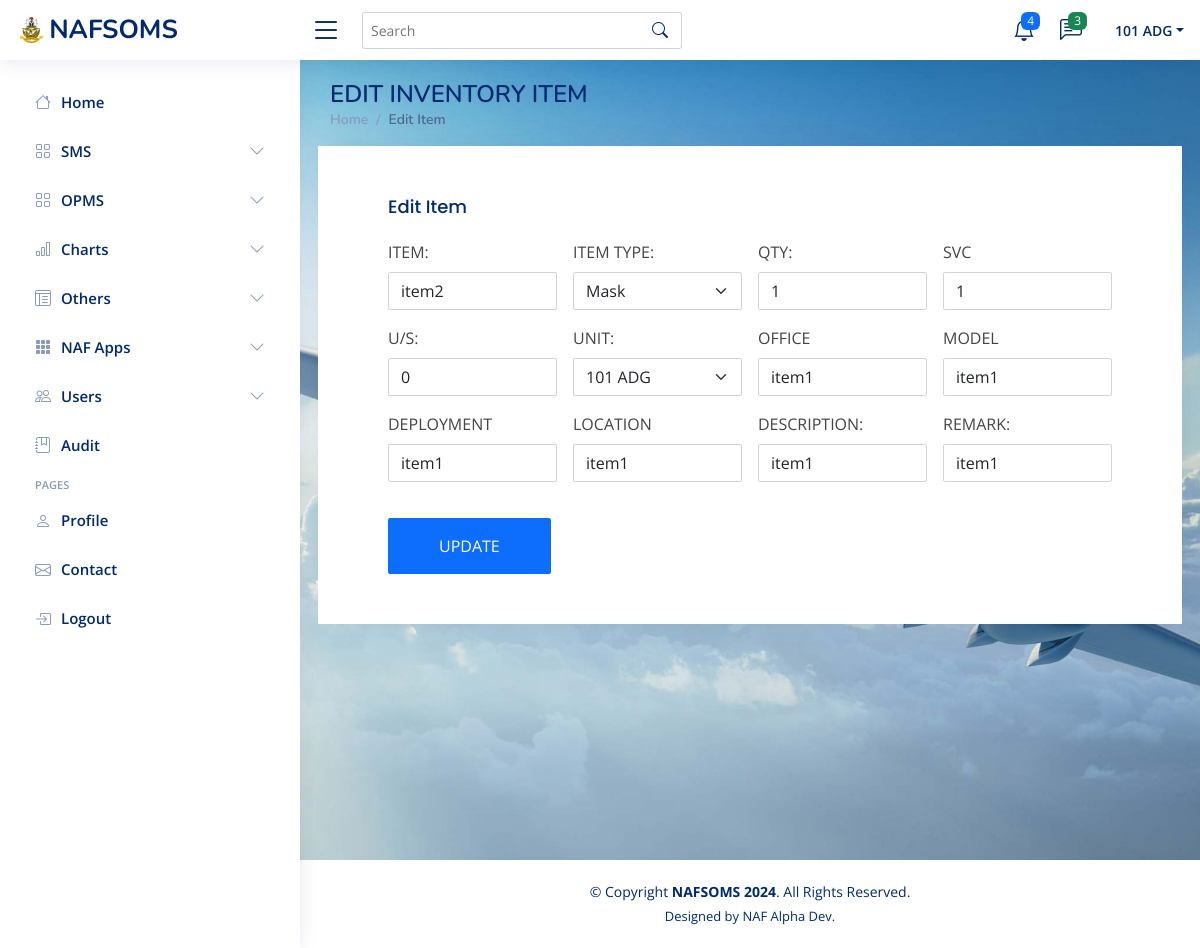
Screenshot of /UNIT_ADMIN/unitAdminEditInventoryItem?inventoryItemId=65f882823108f (signed in) with the database file from the repository.
### tables this page shows
CREATE TABLE `inventory` (
  `ID` varchar(50) NOT NULL,
  `ITEM` varchar(100) NOT NULL,
  `ITEM_TYPE` varchar(100) NOT NULL,
  `DESCRIPTION` varchar(100) NOT NULL,
  `QTY` int(100) NOT NULL,
  `SVC` int(100) NOT NULL,
  `US` int(100) NOT NULL,
  `UNIT_CODE` varchar(100) NOT NULL,
  `OFFICE` varchar(100) NOT NULL,
  `MODEL` varchar(100) NOT NULL,
  `DEPLOYMENT` varchar(100) NOT NULL,
  `LOCATION` varchar(100) NOT NULL,
  `REMARK` varchar(100) NOT NULL
);

### UNIT_ADMIN/unitAdminEditInventoryItem.php (the view, shortened to what this page needs)
<?php
include('../Connection.php');
include 'unitAdminHeader.php';
include 'unitAdminSideNavBar.php';
    if(isset($_GET['inventoryItemId'])){
     $inventoryItemId = $_GET['inventoryItemId'];
     $ItemSQL = "SELECT * FROM inventory WHERE ID = '$inventoryItemId'";
     $itemResult = mysqli_query($conn, $ItemSQL);
    while($row = mysqli_fetch_assoc($itemResult)){
?>
<main id="main" class="main"
    style="
    background-image: url('../IMAGES/img1.jpg');
    background-size: cover;
    background-position: center;
    min-height: 100vh;
    zIndex:-1;
    "
>
    <div class="pagetitle">
      <h1>EDIT INVENTORY ITEM</h1>
      <nav>
        <ol class="breadcrumb">
          <li class="breadcrumb-item"><a href="unitAdminHome">Home</a></li>
          <li class="breadcrumb-item active">Edit Item</li>
        </ol>
      </nav>
    </div>
    <section class="section" id="newUserSection">
      <div class="row" style="">
           <div class="card" style="padding:30px;  padding-left:50px; padding-right:50px; border-radius:1px;">
            <div class="card-body">
                <h5 class="card-title">Edit Item</h5>
              <form method="post" action="unitAdminProcessEditInventoryItem" class="row g-3" style="">
                <div class="col-md-3">
                  <label for="item" class="form-label">ITEM:</label>
                  <input type="text" name="item" value="<?php echo $row['ITEM'];?>" class="form-control" id="item" placeholder="Enter item" style="border-radius:2px;" required>
                </div>
              <div class="col-md-3">
                  <label for="type" class="form-label">ITEM TYPE:</label>
                  <select id="type" name="type" class="form-select" style="border-radius:2px;" required>
                        <option value="<?php echo $row['ITEM_TYPE'];?>"><?php echo $row['ITEM_TYPE'];?></option>
                  </select>
                </div>
                  <div class="col-md-3">
                  <label for="qty" class="form-label">QTY:</label>
                    <input type="text" value="<?php echo $row['QTY'];?>" name="qty" class="form-control" id="qty" placeholder="Enter qty" style="border-radius:2px;" required>
                </div>
                <div class="col-md-3">
                  <label for="svc" class="form-label">SVC</label>
                  <input type="text" name="svc" value="<?php echo $row['SVC'];?>" class="form-control" id="svc" placeholder="number svc" style="border-radius:2px;" required>
                </div>
                <div class="col-md-3">
                  <label for="us" class="form-label">U/S:</label>
                  <input type="text" name="us" value="<?php echo $row['US'];?>" class="form-control" id="us" placeholder="number u/s" style="border-radius:2px;" required>
                </div>
                  <div class="col-md-3">
                  <label for="unit" class="form-label">UNIT:</label>
                   <select id="unit" name="unit" class="form-select" style="border-radius:2px;" required>
                        <option value="<?php echo $_SESSION['account'];?>"><?php echo $_SESSION['account'];?></option>
                  </select>
                  </div>
                  <div class="col-md-3">
                  <label for="office" class="form-label">OFFICE</label>
                  <input type="text" name="office" value="<?php echo $row['OFFICE'];?>" class="form-control" id="office" placeholder="office" style="border-radius:2px;" required>
                </div>
                <div class="col-md-3">
                  <label for="model" class="form-label">MODEL</label>
                  <input type="text" name="model" value="<?php echo $row['MODEL'];?>" class="form-control" id="model" placeholder="model" style="border-radius:2px;" required>
                </div>
                 <div class="col-md-3">
                  <label for="deployment" class="form-label">DEPLOYMENT</label>
                  <input type="text" name="deployment" value="<?php echo $row['DEPLOYMENT'];?>" class="form-control" id="deployment" placeholder="deployment" style="border-radius:2px;" required>
                </div>
                 <div class="col-md-3">
                  <label for="location" class="form-label">LOCATION</label>
                  <input type="text" name="location" value="<?php echo $row['LOCATION'];?>" class="form-control" id="location" placeholder="location" style="border-radius:2px;" required>
                </div>
                  <div class="col-md-3">
                  <label for="description" class="form-label">DESCRIPTION:</label>
                  <input type="text" name="description" value="<?php echo $row['DESCRIPTION'];?>" class="form-control" id="description" placeholder="description" style="border-radius:2px;" required>
                </div>
                <div class="col-md-3">
                  <label for="remark" class="form-label">REMARK:</label>
                   <input type="text" name="remark" value="<?php echo $row['REMARK'];?>" class="form-control" id="remark" placeholder="remark" style="border-radius:2px;" required>
                </div>
                 <div class="col-md-12" style="margin-top:20px;">
                      <button type="submit" name="update" style="border-radius:2px; padding:15px; padding-right:50px; padding-left:50px;" class="btn btn-primary">UPDATE</button>
                 </div>
               </form>
            </div>
            </div>
          </div>
    </section>
  </main>
 <?php include 'unitAdminFooter.php'; ?>
 <?php
}}?>

### UNIT_ADMIN/unitAdminFooter.php (shortened to what this page needs)
  <footer id="footer" class="footer" style="background-color:white; color:black; border:1px solid white;">
    <div class="copyright">
      &copy; Copyright <strong><span>NAFSOMS 2024</span></strong>. All Rights Reserved.
    </div>
    <div class="credits">
      Designed by NAF Alpha Dev.
    </div>
  </footer>
</body>
</html>

### assets/css/style.css (style rules this page uses)
:root { scroll-behavior: smooth; }
body { font-family: "Open Sans", sans-serif; background: #f6f9ff; color: #444444; }
h1, h2, h3, h4, h5, h6 { font-family: "Nunito", sans-serif; }
#main { margin-top: 60px; padding: 20px 30px; transition: all 0.3s; }
.pagetitle { margin-bottom: 10px; }
.pagetitle h1 { font-size: 24px; margin-bottom: 0; font-weight: 600; color: #012970; }
.card { margin-bottom: 30px; border: none; border-radius: 5px; box-shadow: 0px 0 30px rgba(1, 41, 112, 0.1); }
.card-title { padding: 20px 0 15px 0; font-size: 18px; font-weight: 500; color: #012970; font-family: "Poppins", sans-serif; }
.card-body { padding: 0 20px 20px 20px; }
.breadcrumb { font-size: 14px; font-family: "Nunito", sans-serif; color: #899bbd; font-weight: 600; }
.breadcrumb a { color: #899bbd; transition: 0.3s; }
.breadcrumb .breadcrumb-item::before { color: #899bbd; }
.breadcrumb .active { color: #51678f; font-weight: 600; }
@media (min-width: 1200px) { #main, #footer { margin-left: 300px; } }
.footer { padding: 20px 0; font-size: 14px; transition: all 0.3s; border-top: 1px solid #cddfff; }
.footer .copyright { text-align: center; color: #012970; }
.footer .credits { padding-top: 5px; text-align: center; font-size: 13px; color: #012970; }

### rows the page displays
inventory: item "item2", type "Mask", qty "1", svc "1", us "0", office "item1", model "item1", deployment "item1", location "item1", description "item1", remark "item1"

### other values shown
$_SESSION['account'] "101 ADG"
form field unit "101 ADG"
